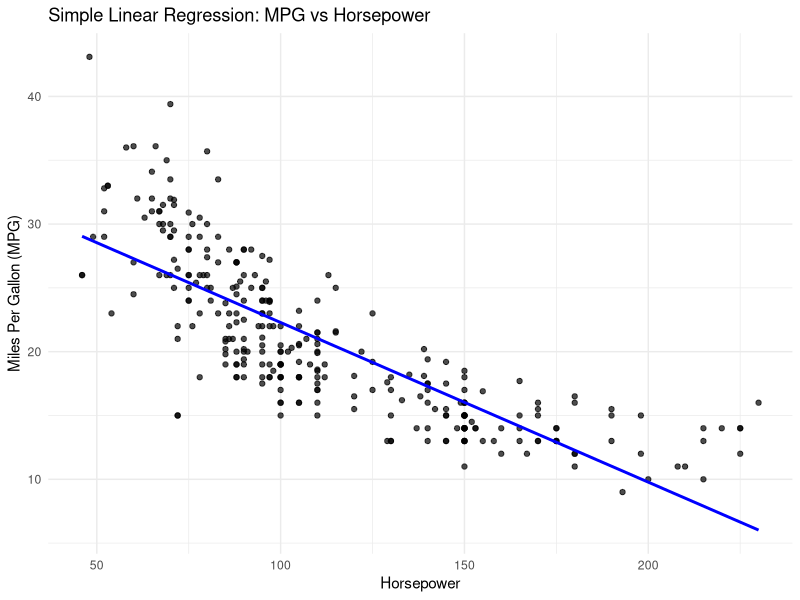

The R script that drew this image:
# Load necessary libraries

#install.packages("ggplot2")

library(ggplot2)

# Load the dataset
auto_mpg <- read.csv("auto-mpg.csv")

# Convert 'horsepower' to numeric (handle non-numeric values if any)
auto_mpg$horsepower <- as.numeric(as.character(auto_mpg$horsepower))

# Split the data into the first 300 rows for training
train_data <- auto_mpg[1:300, ]

# Perform Simple Linear Regression
simple_model <- lm(mpg ~ horsepower, data = train_data)

# Summary of the regression model
summary(simple_model)

# Extract regression metrics
multiple_r_squared <- summary(simple_model)$r.squared
adjusted_r_squared <- summary(simple_model)$adj.r.squared

# Regression Equation
coefficients <- coef(simple_model)
regression_equation <- paste0("mpg = ", round(coefficients[1], 2), 
                              " + ", round(coefficients[2], 2), " * horsepower")

# Display the results
cat("Regression Equation: ", regression_equation, "\n")
cat("Multiple R-squared: ", multiple_r_squared, "\n")
cat("Adjusted R-squared: ", adjusted_r_squared, "\n")

# Plot the data with the regression line
ggplot(data = train_data, aes(x = horsepower, y = mpg)) +
  geom_point(alpha = 0.7) +
  geom_smooth(method = "lm", se = FALSE, color = "blue") +
  labs(title = "Simple Linear Regression: MPG vs Horsepower",
       x = "Horsepower",
       y = "Miles Per Gallon (MPG)") +
  theme_minimal()
